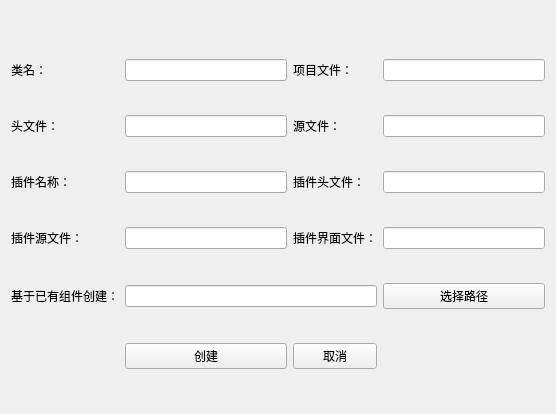
<?xml version="1.0" encoding="UTF-8"?>
<ui version="4.0">
 <class>PluginCreate</class>
 <widget class="QWidget" name="PluginCreate">
  <property name="geometry">
   <rect>
    <x>0</x>
    <y>0</y>
    <width>556</width>
    <height>414</height>
   </rect>
  </property>
  <property name="windowTitle">
   <string>Form</string>
  </property>
  <layout class="QHBoxLayout" name="horizontalLayout">
   <item>
    <layout class="QGridLayout" name="gridLayout">
     <property name="topMargin">
      <number>20</number>
     </property>
     <item row="5" column="1" colspan="2">
      <widget class="QLineEdit" name="lineEdit_9"/>
     </item>
     <item row="1" column="0">
      <widget class="QLabel" name="label_2">
       <property name="text">
        <string>头文件：</string>
       </property>
      </widget>
     </item>
     <item row="4" column="0">
      <widget class="QLabel" name="label_4">
       <property name="text">
        <string>插件源文件：</string>
       </property>
      </widget>
     </item>
     <item row="0" column="0">
      <widget class="QLabel" name="label">
       <property name="text">
        <string>类名：</string>
       </property>
      </widget>
     </item>
     <item row="0" column="1">
      <widget class="QLineEdit" name="lineEdit"/>
     </item>
     <item row="2" column="3">
      <widget class="QLineEdit" name="lineEdit_7"/>
     </item>
     <item row="2" column="2">
      <widget class="QLabel" name="label_5">
       <property name="text">
        <string>插件头文件：</string>
       </property>
      </widget>
     </item>
     <item row="0" column="2">
      <widget class="QLabel" name="label_7">
       <property name="text">
        <string>项目文件：</string>
       </property>
      </widget>
     </item>
     <item row="0" column="3">
      <widget class="QLineEdit" name="lineEdit_5"/>
     </item>
     <item row="2" column="0">
      <widget class="QLabel" name="label_3">
       <property name="text">
        <string>插件名称：</string>
       </property>
      </widget>
     </item>
     <item row="2" column="1">
      <widget class="QLineEdit" name="lineEdit_3"/>
     </item>
     <item row="1" column="2">
      <widget class="QLabel" name="label_6">
       <property name="text">
        <string>源文件：</string>
       </property>
      </widget>
     </item>
     <item row="1" column="3">
      <widget class="QLineEdit" name="lineEdit_8"/>
     </item>
     <item row="4" column="1">
      <widget class="QLineEdit" name="lineEdit_4"/>
     </item>
     <item row="5" column="0">
      <widget class="QLabel" name="label_9">
       <property name="text">
        <string>基于已有组件创建：</string>
       </property>
      </widget>
     </item>
     <item row="5" column="3">
      <widget class="QPushButton" name="pushButton">
       <property name="text">
        <string>选择路径</string>
       </property>
      </widget>
     </item>
     <item row="6" column="1">
      <widget class="QPushButton" name="pushButton_2">
       <property name="text">
        <string>创建</string>
       </property>
      </widget>
     </item>
     <item row="6" column="2">
      <widget class="QPushButton" name="pushButton_3">
       <property name="text">
        <string>取消</string>
       </property>
      </widget>
     </item>
     <item row="1" column="1">
      <widget class="QLineEdit" name="lineEdit_2"/>
     </item>
     <item row="4" column="3">
      <widget class="QLineEdit" name="lineEdit_6"/>
     </item>
     <item row="4" column="2">
      <widget class="QLabel" name="label_8">
       <property name="text">
        <string>插件界面文件：</string>
       </property>
      </widget>
     </item>
    </layout>
   </item>
  </layout>
 </widget>
 <resources/>
 <connections/>
</ui>
